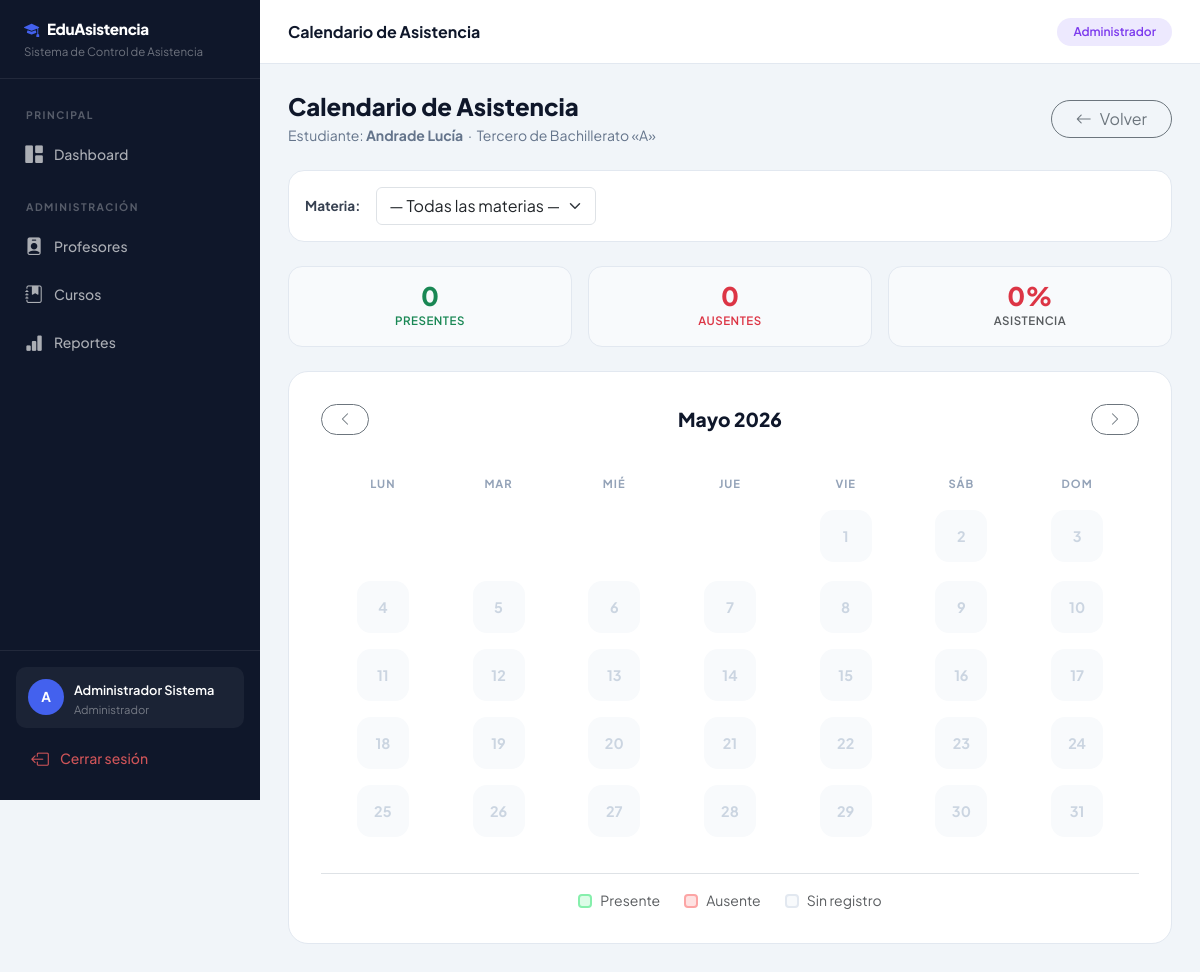
/estudiantes/1/calendario/ (signed in), run on the app's committed database.
### usuarios/models.py (models this page shows, shortened)
class Usuario(AbstractUser):
    ROLES = (
        ('admin', 'Administrador'),
        ('profesor', 'Profesor'),
    )
    rol = models.CharField(max_length=10, choices=ROLES, default='profesor')
    def es_admin(self):
        return self.rol == 'admin'

### cursos/models.py (models this page shows, shortened)
class Estudiante(models.Model):
    nombre   = models.CharField(max_length=100)
    apellido = models.CharField(max_length=100)
    cedula   = models.CharField(max_length=20, unique=True, blank=True, null=True)
    curso    = models.ForeignKey(Curso, on_delete=models.CASCADE, related_name='estudiantes')
    def __str__(self):
        return f"{self.apellido} {self.nombre}"
    class Meta:
        verbose_name = 'Estudiante'
        verbose_name_plural = 'Estudiantes'
        ordering = ['apellido', 'nombre']

class Curso(models.Model):
    NIVELES = (
        ('10mo', 'Décimo Año'),
        ('1ro_bach', 'Primero de Bachillerato'),
        ('2do_bach', 'Segundo de Bachillerato'),
        ('3ro_bach', 'Tercero de Bachillerato'),
    )
    nivel    = models.CharField(max_length=20, choices=NIVELES, default='10mo')
    paralelo = models.CharField(max_length=5)   # A, B, C, D
    descripcion = models.TextField(blank=True)
    @property
    def nombre(self):
        return f"{self.get_nivel_display()} «{self.paralelo}»"
    def __str__(self):
        return self.nombre
    class Meta:
        verbose_name = 'Curso'
        verbose_name_plural = 'Cursos'
        ordering = ['nivel', 'paralelo']
        unique_together = ('nivel', 'paralelo')

### asistencia/views.py (the view)
# urls.py: path('estudiantes/<int:estudiante_pk>/calendario/', views.calendario_estudiante, name='calendario_estudiante'),
@login_required
def calendario_estudiante(request, estudiante_pk):
    if not request.user.es_admin():
        messages.error(request, 'Sin permiso.'); return redirect('dashboard')
    estudiante  = get_object_or_404(Estudiante, pk=estudiante_pk)
    hoy         = datetime.date.today()
    mes         = int(request.GET.get('mes',  hoy.month))
    anio        = int(request.GET.get('anio', hoy.year))
    materia_id  = request.GET.get('materia')
    materias_del_curso = estudiante.curso.materias.select_related('profesor').all()
    materia_sel = None
    if materia_id:
        materia_sel = get_object_or_404(Materia, pk=materia_id, curso=estudiante.curso)
    qs_base = Asistencia.objects.filter(estudiante=estudiante, fecha__month=mes, fecha__year=anio)
    if materia_sel:
        qs_base = qs_base.filter(materia=materia_sel)
    asistencias_dict = {a.fecha.day: a.estado for a in qs_base}
    cal_data = calendar.monthcalendar(anio, mes)
    semanas  = []
    for semana in cal_data:
        dias = []
        for dia in semana:
            if dia == 0:
                dias.append({'dia': None, 'estado': None})
            else:
                dias.append({'dia': dia, 'estado': asistencias_dict.get(dia)})
        semanas.append(dias)
    presentes  = qs_base.filter(estado='presente').count()
    ausentes   = qs_base.filter(estado='ausente').count()
    total      = presentes + ausentes
    MESES_N = ['','Enero','Febrero','Marzo','Abril','Mayo','Junio',
               'Julio','Agosto','Septiembre','Octubre','Noviembre','Diciembre']
    mes_ant  = 12 if mes == 1  else mes - 1
    anio_ant = anio - 1 if mes == 1  else anio
    mes_sig  = 1  if mes == 12 else mes + 1
    anio_sig = anio + 1 if mes == 12 else anio
    return render(request, 'asistencia/calendario.html', {
        'estudiante':        estudiante,
        'materias_del_curso': materias_del_curso,
        'materia_sel':       materia_sel,
        'semanas':           semanas,
        'mes': mes, 'anio': anio,
        'nombre_mes':        MESES_N[mes],
        'mes_anterior':      mes_ant, 'anio_anterior': anio_ant,
        'mes_siguiente':     mes_sig, 'anio_siguiente': anio_sig,
        'presentes':         presentes,
        'ausentes':          ausentes,
        'total':             total,
        'porcentaje':        round(presentes / total * 100, 1) if total else 0,
        'hoy':               hoy,
    })

### templates/asistencia/calendario.html (shortened to what this page needs)
{% extends 'base.html' %}
{% block page_title %}Calendario de Asistencia{% endblock %}
{% block content %}
<div class="page-header">
    <div>
        <h4>Calendario de Asistencia</h4>
        <p>Estudiante: <strong>{{ estudiante }}</strong> &nbsp;·&nbsp; {{ estudiante.curso }}</p>
    </div>
    <a href="{% url 'reporte_asistencia' %}" class="btn btn-outline-secondary rounded-pill px-4">
        <i class="bi bi-arrow-left me-2"></i>Volver
    </a>
</div>
{% if materias_del_curso %}
<div class="table-card p-3 mb-4">
    <form method="get" class="d-flex flex-wrap gap-3 align-items-center">
        <label class="form-label mb-0 fw-bold">Materia:</label>
        <select name="materia" class="form-select" style="width:220px" onchange="this.form.submit()">
            <option value="">— Todas las materias —</option>
        </select>
    </form>
</div>
{% endif %}
<div class="row g-4">
    <div class="col-12">
        <div class="row g-3">
            <div class="col-4">
                <div class="stat-mini"><div class="num text-success">{{ presentes }}</div><div class="lbl text-success">Presentes</div></div>
            </div>
            <div class="col-4">
                <div class="stat-mini"><div class="num text-danger">{{ ausentes }}</div><div class="lbl text-danger">Ausentes</div></div>
            </div>
            <div class="col-4">
                <div class="stat-mini">
                    <div class="num {% if porcentaje >= 80 %}text-success{% elif porcentaje >= 60 %}text-warning{% else %}text-danger{% endif %}">{{ porcentaje }}%</div>
                    <div class="lbl text-muted">Asistencia</div>
                </div>
            </div>
        </div>
    </div>
    <div class="col-12">
        <div class="calendar-wrapper">
            <div class="calendar-nav">
                <a href="?mes={{ mes_anterior }}&anio={{ anio_anterior }}{% if materia_sel %}&materia={{ materia_sel.pk }}{% endif %}"
                   class="btn btn-outline-secondary btn-sm rounded-pill px-3"><i class="bi bi-chevron-left"></i></a>
                <h5>{{ nombre_mes }} {{ anio }}</h5>
                <a href="?mes={{ mes_siguiente }}&anio={{ anio_siguiente }}{% if materia_sel %}&materia={{ materia_sel.pk }}{% endif %}"
                   class="btn btn-outline-secondary btn-sm rounded-pill px-3"><i class="bi bi-chevron-right"></i></a>
            </div>
            <table class="calendar-table">
                <thead>
                    <tr><th>Lun</th><th>Mar</th><th>Mié</th><th>Jue</th><th>Vie</th><th>Sáb</th><th>Dom</th></tr>
                </thead>
                <tbody>
                    {% for semana in semanas %}
                    <tr>
                        {% for dia_info in semana %}
                        <td>
                            {% if dia_info.dia %}
                                {% if dia_info.estado == 'presente' %}
                                    <div class="cal-day cal-presente">{{ dia_info.dia }}<small style="font-size:.55rem">✓</small></div>
                                {% elif dia_info.estado == 'ausente' %}
                                    <div class="cal-day cal-ausente">{{ dia_info.dia }}<small style="font-size:.55rem">✗</small></div>
                                {% else %}
                                    <div class="cal-day cal-vacio">{{ dia_info.dia }}</div>
                                {% endif %}
                            {% else %}
                                <div class="cal-empty"></div>
                            {% endif %}
                        </td>
                        {% endfor %}
                    </tr>
                    {% endfor %}
                </tbody>
            </table>
            <div class="d-flex gap-4 mt-4 pt-3 border-top justify-content-center">
                <div class="d-flex align-items-center gap-2">
                    <span style="width:14px;height:14px;border-radius:4px;background:#dcfce7;border:2px solid #86efac;display:inline-block"></span>
                    <small class="text-muted fw-600">Presente</small>
                </div>
                <div class="d-flex align-items-center gap-2">
                    <span style="width:14px;height:14px;border-radius:4px;background:#fee2e2;border:2px solid #fca5a5;display:inline-block"></span>
                    <small class="text-muted fw-600">Ausente</small>
                </div>
                <div class="d-flex align-items-center gap-2">
                    <span style="width:14px;height:14px;border-radius:4px;background:#f8fafc;border:2px solid #e2e8f0;display:inline-block"></span>
                    <small class="text-muted fw-600">Sin registro</small>
                </div>
            </div>
        </div>
    </div>
</div>
{% endblock %}

### templates/base.html (shortened to what this page needs)
<!DOCTYPE html>
<html lang="es">
<head>
    <link href="https://cdn.jsdelivr.net/npm/bootstrap@5.3.0/dist/css/bootstrap.min.css" rel="stylesheet">
    <link href="https://cdn.jsdelivr.net/npm/bootstrap-icons@1.11.0/font/bootstrap-icons.css" rel="stylesheet">
</head>
<body>
    <div class="sidebar" id="sidebar">
        <div class="sidebar-brand">
            <h5><i class="bi bi-mortarboard-fill me-2" style="color:var(--primary)"></i>EduAsistencia</h5>
            <small>Sistema de Control de Asistencia</small>
        </div>
        <div class="sidebar-nav mt-2">
            <div class="sidebar-section">Principal</div>
            <a href="{% url 'dashboard' %}" class="sidebar-link {% if request.resolver_match.url_name == 'dashboard' %}active{% endif %}">
                <i class="bi bi-grid-1x2-fill"></i> Dashboard
            </a>
            {% if user.es_admin %}
            <div class="sidebar-section">Administración</div>
            <a href="{% url 'lista_profesores' %}" class="sidebar-link {% if 'profesor' in request.resolver_match.url_name %}active{% endif %}">
                <i class="bi bi-person-badge-fill"></i> Profesores
            </a>
            <a href="{% url 'lista_cursos' %}" class="sidebar-link {% if 'curso' in request.resolver_match.url_name %}active{% endif %}">
                <i class="bi bi-journal-bookmark-fill"></i> Cursos
            </a>
            <a href="{% url 'reporte_asistencia' %}" class="sidebar-link {% if request.resolver_match.url_name == 'reporte_asistencia' %}active{% endif %}">
                <i class="bi bi-bar-chart-fill"></i> Reportes
            </a>
            {% else %}
            <div class="sidebar-section">Mis Cursos</div>
            <a href="{% url 'lista_cursos' %}" class="sidebar-link {% if 'curso' in request.resolver_match.url_name %}active{% endif %}">
                <i class="bi bi-journal-bookmark-fill"></i> Mis Cursos
            </a>
            {% endif %}
        </div>
        <div class="sidebar-footer">
            <div class="sidebar-user">
                <div class="user-avatar">{{ user.username|first|upper }}</div>
                <div class="user-info">
                    <span>{{ user.get_full_name|default:user.username }}</span>
                    <small>{{ user.get_rol_display }}</small>
                </div>
            </div>
            <a href="{% url 'logout' %}" class="sidebar-link mt-2" style="color:rgba(255,100,100,.8)">
                <i class="bi bi-box-arrow-left"></i> Cerrar sesión
            </a>
        </div>
    </div>
    <div class="main-content">
        <div class="topbar">
            <h6>{% block page_title %}{% endblock %}</h6>
            <div class="topbar-actions">
                <span class="badge badge-{{ user.rol }} px-3 py-2 rounded-pill">
                    {{ user.get_rol_display }}
                </span>
            </div>
        </div>
        <div class="page-content">
            {% block content %}{% endblock %}
        </div>
    </div>
</body>
</html>

### templates/base.html (style rules this page uses)
:root { --primary: #4361ee; --primary-dark: #3a56d4; --secondary: #7209b7; --success: #2ec4b6; --danger: #e63946; --warning: #ff9f1c; --sidebar-bg: #0f172a; --sidebar-width: 260px; --header-height: 64px; }
* { font-family: 'Plus Jakarta Sans', sans-serif; }
body { background: #f1f5f9; min-height: 100vh; }
.sidebar { position: fixed; top: 0; left: 0; width: var(--sidebar-width); height: 100vh; background: var(--sidebar-bg); display: flex; flex-direction: column; z-index: 1000; transition: transform .3s ease; overflow-y: auto; }
.sidebar-brand { padding: 20px 24px 16px; border-bottom: 1px solid rgba(255,255,255,.08); }
.sidebar-brand h5 { color: #fff; font-weight: 800; font-size: .95rem; margin: 0; letter-spacing: -.3px; }
.sidebar-brand small { color: rgba(255,255,255,.4); font-size: .72rem; }
.sidebar-section { padding: 20px 16px 8px; font-size: .65rem; font-weight: 700; text-transform: uppercase; letter-spacing: 1.5px; color: rgba(255,255,255,.3); }
.sidebar-nav { padding: 0 10px; }
.sidebar-link { display: flex; align-items: center; gap: 10px; padding: 10px 14px; border-radius: 10px; color: rgba(255,255,255,.65); text-decoration: none; font-size: .875rem; font-weight: 500; margin-bottom: 2px; transition: all .2s; }
.sidebar-link i { font-size: 1.1rem; width: 20px; text-align: center; }
.sidebar-footer { margin-top: auto; padding: 16px; border-top: 1px solid rgba(255,255,255,.08); }
.sidebar-user { display: flex; align-items: center; gap: 10px; padding: 10px 12px; border-radius: 10px; background: rgba(255,255,255,.05); }
.user-avatar { width: 36px; height: 36px; border-radius: 50%; background: var(--primary); color: #fff; display: flex; align-items: center; justify-content: center; font-weight: 700; font-size: .85rem; flex-shrink: 0; }
.user-info small { color: rgba(255,255,255,.4); font-size: .7rem; display: block; }
.user-info span { color: #fff; font-size: .8rem; font-weight: 600; }
.main-content { margin-left: var(--sidebar-width); min-height: 100vh; display: flex; flex-direction: column; }
.topbar { height: var(--header-height); background: #fff; border-bottom: 1px solid #e2e8f0; display: flex; align-items: center; padding: 0 28px; gap: 12px; position: sticky; top: 0; z-index: 100; }
.topbar h6 { margin: 0; font-weight: 700; font-size: 1rem; color: #0f172a; }
.topbar-actions { margin-left: auto; display: flex; align-items: center; gap: 8px; }
.page-content { padding: 28px; flex: 1; }
.table-card { background: #fff; border-radius: 16px; border: 1px solid #e2e8f0; overflow: hidden; }
.badge-admin { background: #ede9fe; color: #7c3aed; font-weight: 600; }
.form-label { font-weight: 600; font-size: .85rem; color: #374151; }
.calendar-table { width: 100%; border-collapse: separate; border-spacing: 6px; }
.calendar-table th { text-align: center; font-size: .72rem; font-weight: 700; text-transform: uppercase; letter-spacing: .8px; color: #64748b; padding: 8px 4px; }
.page-header { display: flex; align-items: center; justify-content: space-between; margin-bottom: 24px; }
.page-header h4 { font-weight: 800; color: #0f172a; margin: 0; }
.page-header p { color: #64748b; font-size: .875rem; margin: 4px 0 0; }

### templates/asistencia/calendario.html (style rules this page uses)
.calendar-wrapper { background:#fff; border-radius:20px; border:1px solid #e2e8f0; padding:32px; }
.calendar-nav { display:flex; align-items:center; justify-content:space-between; margin-bottom:28px; }
.calendar-nav h5 { font-weight:800; font-size:1.2rem; color:#0f172a; margin:0; }
.calendar-table { width:100%; border-collapse:separate; border-spacing:8px; }
.calendar-table th { text-align:center; font-size:.7rem; font-weight:700; text-transform:uppercase; letter-spacing:1px; color:#94a3b8; padding:4px; }
.calendar-table td { text-align:center; padding:4px; }
.cal-day { width:52px; height:52px; border-radius:14px; display:inline-flex; align-items:center; justify-content:center; font-size:.9rem; font-weight:700; flex-direction:column; gap:0; }
.cal-vacio { background:#f8fafc; color:#cbd5e1; border:2px solid transparent; }
.cal-empty { width:52px; height:52px; display:inline-block; }
.stat-mini { background:#f8fafc; border-radius:14px; padding:16px 20px; border:1px solid #e2e8f0; text-align:center; }
.stat-mini .num { font-size:1.6rem; font-weight:800; line-height:1; }
.stat-mini .lbl { font-size:.72rem; font-weight:600; text-transform:uppercase; letter-spacing:.5px; margin-top:4px; }

### data on the page
Usuario: username|first "A", get_full_name "Administrador Sistema", rol "Administrador"
Estudiante: apellido+nombre "Andrade Lucía", curso "Tercero de Bachillerato «A»"

### other printed values
{{ presentes }} "0"
{{ ausentes }} "0"
{{ porcentaje }} "0"
{{ nombre_mes }} "Mayo"
{{ anio }} "2026"
{{ dia_info.dia }} "1" "2" "3" "4" "5" "6" "7" "8" "9" "10" "11" "12" "13" "14" "15" "16" "17" "18" "19" "20" "21" "22" "23" "24" "25" "26" "27" "28" "29" "30" "31"
